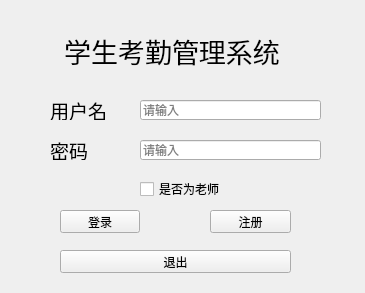
<?xml version="1.0" encoding="UTF-8"?>
<ui version="4.0">
 <class>page_login</class>
 <widget class="QWidget" name="page_login">
  <property name="geometry">
   <rect>
    <x>0</x>
    <y>0</y>
    <width>365</width>
    <height>293</height>
   </rect>
  </property>
  <property name="minimumSize">
   <size>
    <width>365</width>
    <height>293</height>
   </size>
  </property>
  <property name="maximumSize">
   <size>
    <width>365</width>
    <height>293</height>
   </size>
  </property>
  <property name="windowTitle">
   <string>Form</string>
  </property>
  <widget class="QLabel" name="label">
   <property name="geometry">
    <rect>
     <x>50</x>
     <y>100</y>
     <width>61</width>
     <height>20</height>
    </rect>
   </property>
   <property name="font">
    <font>
     <pointsize>14</pointsize>
    </font>
   </property>
   <property name="text">
    <string>用户名</string>
   </property>
  </widget>
  <widget class="QLabel" name="label_2">
   <property name="geometry">
    <rect>
     <x>50</x>
     <y>140</y>
     <width>41</width>
     <height>20</height>
    </rect>
   </property>
   <property name="font">
    <font>
     <pointsize>14</pointsize>
    </font>
   </property>
   <property name="text">
    <string>密码</string>
   </property>
  </widget>
  <widget class="QLineEdit" name="username">
   <property name="geometry">
    <rect>
     <x>140</x>
     <y>100</y>
     <width>181</width>
     <height>20</height>
    </rect>
   </property>
   <property name="placeholderText">
    <string>请输入</string>
   </property>
  </widget>
  <widget class="QLineEdit" name="password">
   <property name="geometry">
    <rect>
     <x>140</x>
     <y>140</y>
     <width>181</width>
     <height>20</height>
    </rect>
   </property>
   <property name="echoMode">
    <enum>QLineEdit::Password</enum>
   </property>
   <property name="placeholderText">
    <string>请输入</string>
   </property>
  </widget>
  <widget class="QPushButton" name="login">
   <property name="geometry">
    <rect>
     <x>60</x>
     <y>210</y>
     <width>80</width>
     <height>23</height>
    </rect>
   </property>
   <property name="text">
    <string>登录</string>
   </property>
  </widget>
  <widget class="QPushButton" name="Register">
   <property name="geometry">
    <rect>
     <x>210</x>
     <y>210</y>
     <width>81</width>
     <height>23</height>
    </rect>
   </property>
   <property name="text">
    <string>注册</string>
   </property>
  </widget>
  <widget class="QPushButton" name="exit">
   <property name="geometry">
    <rect>
     <x>60</x>
     <y>250</y>
     <width>231</width>
     <height>23</height>
    </rect>
   </property>
   <property name="text">
    <string>退出</string>
   </property>
  </widget>
  <widget class="QLabel" name="label_3">
   <property name="geometry">
    <rect>
     <x>52</x>
     <y>30</y>
     <width>240</width>
     <height>41</height>
    </rect>
   </property>
   <property name="font">
    <font>
     <pointsize>20</pointsize>
    </font>
   </property>
   <property name="text">
    <string>学生考勤管理系统</string>
   </property>
   <property name="alignment">
    <set>Qt::AlignCenter</set>
   </property>
  </widget>
  <widget class="QCheckBox" name="checkBox">
   <property name="geometry">
    <rect>
     <x>140</x>
     <y>180</y>
     <width>120</width>
     <height>18</height>
    </rect>
   </property>
   <property name="text">
    <string>是否为老师</string>
   </property>
  </widget>
 </widget>
 <resources/>
 <connections/>
</ui>
